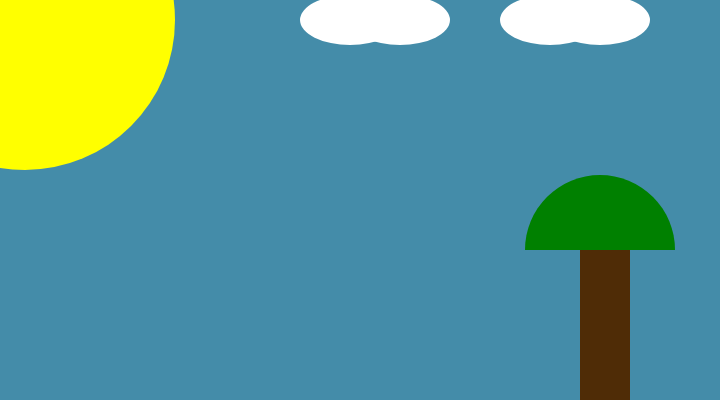
Frame 1 (no input)
Frame 60 (no input): identical to frame 1, image omitted
Frame 120 (the mouse pressed at the canvas centre since frame 60): identical to frame 1, image omitted

The p5.js sketch that drew this single still picture (run headless with seeded random() and noise() and a simulated clock; from frame 60 on, the mouse is pressed at the canvas centre):

// p5.js sketch
// ── sketch.js
function setup() {
  // put setup code here
  createCanvas(720, 400);
}

function draw() {
  // put drawing code here
  background('#448CA9');
  noStroke();


  fill('#4f2c06');
  rect(580, 250, 50, 275);

  fill('yellow');
  ellipse(25, 20, 300, 300);

  fill('white');
  ellipse(600, 20, 100, 50);

  fill('white');
  ellipse(550, 20, 100, 50);

  fill('white');
  ellipse(400, 20, 100, 50);

  fill('white');
  ellipse(350, 20, 100, 50);

  /*fill(204);
  triangle(288, 18, 351, 360, 288, 360);*/

  fill('green');
  arc(600, 250, 150, 150, PI, TWO_PI);
}
